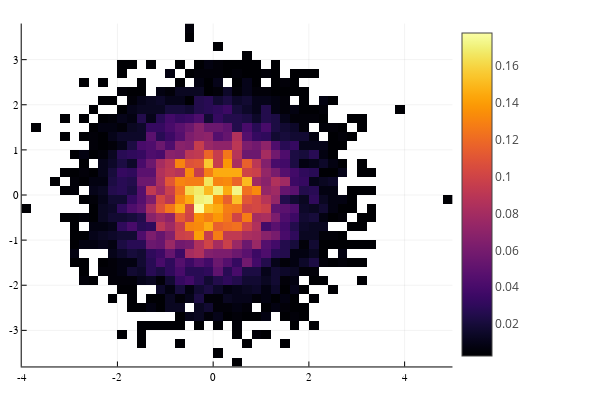
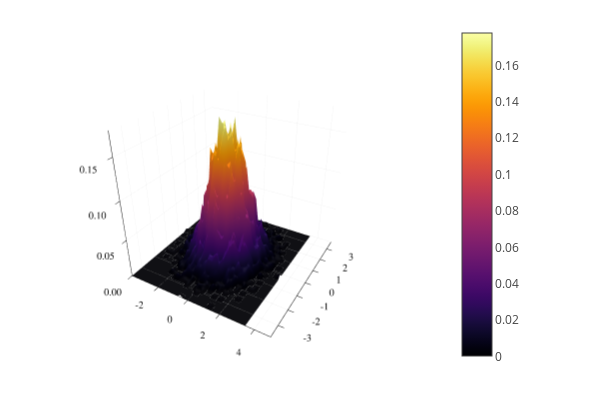

Notebook source saved alongside these figures, in order:
### Code cell
sol = simLangevin(f, g, u0, tspan)

### Figure 1 — Plotly figure (JSON) as saved in the notebook; plotly's stock layout.template omitted (floating-point values rounded to 4 significant figures; data arrays with more than 128 entries replaced by an {"elided": "..."} marker saying what was removed)
{"data": [{"colorbar": {"len": 0.9525, "title": "", "x": 0.7541, "y": 0.5139}, "colorscale": {"elided": "256x2 mixed values"}, "name": "y1", "showlegend": false, "showscale": true, "type": "heatmap", "x": [-4, -3.8, -3.6, -3.4, -3.2, -3, -2.8, -2.6, -2.4, -2.2, -2, -1.8, -1.6, -1.4, -1.2, -1, -0.8, -0.6, -0.4, -0.2, 1.578e-30, 0.2, 0.4, 0.6, 0.8, 1, 1.2, 1.4, 1.6, 1.8, 2, 2.2, 2.4, 2.6, 2.8, 3, 3.2, 3.4, 3.6, 3.8, 4, 4.2, 4.4, 4.6, 4.8, 5], "xaxis": "x", "y": [-3.8, -3.6, -3.4, -3.2, -3, -2.8, -2.6, -2.4, -2.2, -2, -1.8, -1.6, -1.4, -1.2, -1, -0.8, -0.6, -0.4, -0.2, 0, 0.2, 0.4, 0.6, 0.8, 1, 1.2, 1.4, 1.6, 1.8, 2, 2.2, 2.4, 2.6, 2.8, 3, 3.2, 3.4, 3.6, 3.8], "yaxis": "y", "z": {"elided": "38x45 float values"}, "zmax": 0.1775, "zmin": 0.0025}], "layout": {"annotations": [], "height": 400, "legend": {"bgcolor": "rgba(255, 255, 255, 1.000)", "bordercolor": "rgba(0, 0, 0, 1.000)", "borderwidth": 1, "font": {"color": "rgba(0, 0, 0, 1.000)", "family": "sans-serif", "size": 11}, "title": {"font": {"color": "rgba(0, 0, 0, 1.000)", "family": "sans-serif", "size": 15}, "text": ""}, "tracegroupgap": 0, "traceorder": "normal", "x": 1, "xanchor": "auto", "y": 1, "yanchor": "auto"}, "margin": {"b": 20, "l": 0, "r": 0, "t": 20}, "paper_bgcolor": "rgba(255, 255, 255, 1.000)", "plot_bgcolor": "rgba(255, 255, 255, 1.000)", "showlegend": true, "width": 600, "xaxis": {"anchor": "y", "domain": [0.03619, 0.7541], "gridcolor": "rgba(0, 0, 0, 0.100)", "gridwidth": 0.5, "linecolor": "rgba(0, 0, 0, 1.000)", "mirror": false, "range": [-4, 5], "showgrid": true, "showline": true, "showticklabels": true, "tickangle": 0, "tickcolor": "rgb(0, 0, 0)", "tickfont": {"color": "rgba(0, 0, 0, 1.000)", "family": "sans-serif", "size": 11}, "tickmode": "array", "ticks": "inside", "ticktext": ["-4", "-2", "0", "2", "4"], "tickvals": [-4, -2, 0, 2, 4], "title": "", "titlefont": {"color": "rgba(0, 0, 0, 1.000)", "family": "sans-serif", "size": 15}, "type": "-", "visible": true, "zeroline": false, "zerolinecolor": "rgba(0, 0, 0, 1.000)"}, "yaxis": {"anchor": "x", "domain": [0.03762, 0.9902], "gridcolor": "rgba(0, 0, 0, 0.100)", "gridwidth": 0.5, "linecolor": "rgba(0, 0, 0, 1.000)", "mirror": false, "range": [-3.8, 3.8], "showgrid": true, "showline": true, "showticklabels": true, "tickangle": 0, "tickcolor": "rgb(0, 0, 0)", "tickfont": {"color": "rgba(0, 0, 0, 1.000)", "family": "sans-serif", "size": 11}, "tickmode": "array", "ticks": "inside", "ticktext": ["-3", "-2", "-1", "0", "1", "2", "3"], "tickvals": [-3, -2, -1, 0, 1, 2, 3], "title": "", "titlefont": {"color": "rgba(0, 0, 0, 1.000)", "family": "sans-serif", "size": 15}, "type": "-", "visible": true, "zeroline": false, "zerolinecolor": "rgba(0, 0, 0, 1.000)"}}}

### Figure 2 — Plotly figure (JSON) as saved in the notebook; plotly's stock layout.template omitted (floating-point values rounded to 4 significant figures; data arrays with more than 128 entries replaced by an {"elided": "..."} marker saying what was removed)
{"data": [{"colorbar": {"len": 0.9525, "title": "", "x": 0.7541, "y": 0.5139}, "colorscale": {"elided": "256x2 mixed values"}, "name": "y1", "opacity": null, "scene": "scene", "showlegend": false, "showscale": true, "type": "surface", "x": [-3.9, -3.7, -3.5, -3.3, -3.1, -2.9, -2.7, -2.5, -2.3, -2.1, -1.9, -1.7, -1.5, -1.3, -1.1, -0.9, -0.7, -0.5, -0.3, -0.1, 0.1, 0.3, 0.5, 0.7, 0.9, 1.1, 1.3, 1.5, 1.7, 1.9, 2.1, 2.3, 2.5, 2.7, 2.9, 3.1, 3.3, 3.5, 3.7, 3.9, 4.1, 4.3, 4.5, 4.7, 4.9], "xaxis": "x", "y": [-3.7, -3.5, -3.3, -3.1, -2.9, -2.7, -2.5, -2.3, -2.1, -1.9, -1.7, -1.5, -1.3, -1.1, -0.9, -0.7, -0.5, -0.3, -0.1, 0.1, 0.3, 0.5, 0.7, 0.9, 1.1, 1.3, 1.5, 1.7, 1.9, 2.1, 2.3, 2.5, 2.7, 2.9, 3.1, 3.3, 3.5, 3.7], "yaxis": "y", "z": {"elided": "45x38 float values"}, "zaxis": "z", "zmax": 0.1775, "zmin": 0}], "layout": {"annotations": [], "height": 400, "legend": {"bgcolor": "rgba(255, 255, 255, 1.000)", "bordercolor": "rgba(0, 0, 0, 1.000)", "borderwidth": 1, "font": {"color": "rgba(0, 0, 0, 1.000)", "family": "sans-serif", "size": 11}, "title": {"font": {"color": "rgba(0, 0, 0, 1.000)", "family": "sans-serif", "size": 15}, "text": ""}, "tracegroupgap": 0, "traceorder": "normal", "x": 1, "xanchor": "auto", "y": 1, "yanchor": "auto"}, "margin": {"b": 20, "l": 0, "r": 0, "t": 20}, "paper_bgcolor": "rgba(255, 255, 255, 1.000)", "plot_bgcolor": "rgba(255, 255, 255, 1.000)", "scene": {"camera": {"eye": {"x": 1.126, "y": -1.95, "z": 1.3}, "projection": "orthographic"}, "domain": {"x": [0.03619, 0.7541], "y": [0.03762, 0.9902]}, "xaxis": {"gridcolor": "rgba(0, 0, 0, 0.100)", "gridwidth": 0.5, "linecolor": "rgba(0, 0, 0, 1.000)", "mirror": false, "range": [-3.9, 4.9], "showgrid": true, "showline": true, "showticklabels": true, "tickangle": 0, "tickcolor": "rgb(0, 0, 0)", "tickfont": {"color": "rgba(0, 0, 0, 1.000)", "family": "sans-serif", "size": 11}, "tickmode": "array", "ticks": "inside", "ticktext": ["-2", "0", "2", "4"], "tickvals": [-2, 0, 2, 4], "title": "", "titlefont": {"color": "rgba(0, 0, 0, 1.000)", "family": "sans-serif", "size": 15}, "type": "-", "visible": true, "zeroline": false, "zerolinecolor": "rgba(0, 0, 0, 1.000)"}, "yaxis": {"gridcolor": "rgba(0, 0, 0, 0.100)", "gridwidth": 0.5, "linecolor": "rgba(0, 0, 0, 1.000)", "mirror": false, "range": [-3.7, 3.7], "showgrid": true, "showline": true, "showticklabels": true, "tickangle": 0, "tickcolor": "rgb(0, 0, 0)", "tickfont": {"color": "rgba(0, 0, 0, 1.000)", "family": "sans-serif", "size": 11}, "tickmode": "array", "ticks": "inside", "ticktext": ["-3", "-2", "-1", "0", "1", "2", "3"], "tickvals": [-3, -2, -1, 0, 1, 2, 3], "title": "", "titlefont": {"color": "rgba(0, 0, 0, 1.000)", "family": "sans-serif", "size": 15}, "type": "-", "visible": true, "zeroline": false, "zerolinecolor": "rgba(0, 0, 0, 1.000)"}, "zaxis": {"gridcolor": "rgba(0, 0, 0, 0.100)", "gridwidth": 0.5, "linecolor": "rgba(0, 0, 0, 1.000)", "mirror": false, "range": [0, 0.1775], "showgrid": true, "showline": true, "showticklabels": true, "tickangle": 0, "tickcolor": "rgb(0, 0, 0)", "tickfont": {"color": "rgba(0, 0, 0, 1.000)", "family": "sans-serif", "size": 11}, "tickmode": "array", "ticks": "inside", "ticktext": ["0.00", "0.05", "0.10", "0.15"], "tickvals": [0, 0.05, 0.1, 0.15], "title": "", "titlefont": {"color": "rgba(0, 0, 0, 1.000)", "family": "sans-serif", "size": 15}, "type": "-", "visible": true, "zeroline": false, "zerolinecolor": "rgba(0, 0, 0, 1.000)"}}, "showlegend": true, "width": 600}}
